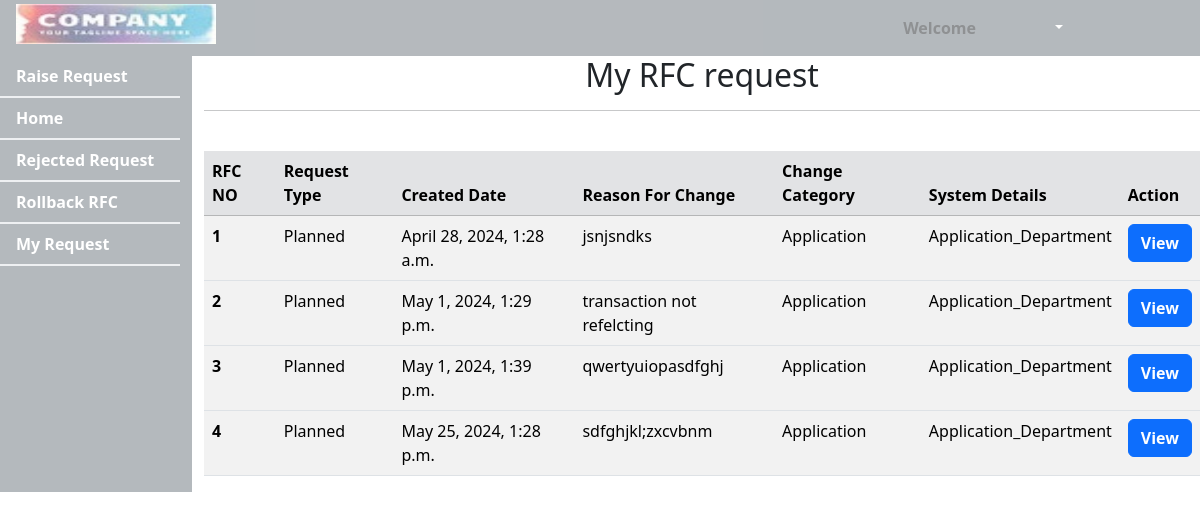
Screenshot of /my_rfc/ with the database file from the repository.
### myapp/models.py (models this page shows)
class RFC_Register(models.Model):
    Rfc_Number = models.AutoField(primary_key=True)
    created_date = models.DateTimeField(auto_now_add= True)
    Reference_RFC_No = models.IntegerField(default=0)
    Department = models.ForeignKey(Department, on_delete = models.CASCADE)
    Request_Type = models.ForeignKey(Request_Type, on_delete = models.CASCADE)
    Environment = models.CharField(max_length=100)
    Planned_Date = models.DateField()
    Category = models.ForeignKey(Category, on_delete = models.CASCADE)
    Reason_for_change = models.CharField(max_length = 200)
    Description_of_change = models.CharField(max_length = 500)
    System_Details = models.ForeignKey(System_Details, on_delete = models.CASCADE)
    To_be_executed_by = models.ForeignKey(Executor_Name, on_delete = models.CASCADE)
    Change_Requested_by = models.CharField(max_length =100)
    Change_authorizer = models.ForeignKey(Authorizer_Name, on_delete = models.CASCADE)
    Change_level = models.CharField(max_length=100)
    Change_impact_assessment = models.CharField(max_length=200)
    Risk_Rating = models.CharField(max_length=100)
    Attachments = models.FileField(upload_to='Attachment')
    Change_rollback_procedures = models.CharField(max_length=200)
    Activity_Notes = models.CharField(max_length=200, null=True,blank=True)
    status = models.CharField(max_length=100, null=True,blank=True)
    Activity_Date = models.DateTimeField(null= True,blank=True)

class Request_Type(models.Model):
    id = models.AutoField(primary_key=True)
    request_name = models.CharField(max_length=100)
    def __str__(self):
        return self.request_name

class Category(models.Model):
    id = models.AutoField(primary_key=True)
    category_name = models.CharField(max_length=100)
    def __str__(self):
        return self.category_name

class System_Details(models.Model):
    id = models.AutoField(primary_key=True)
    name = models.CharField(max_length =200)
    def __str__(self):
        return self.name

### myapp/views.py (the view)
# urls.py: path('my_rfc/',views.My_Rfc, name='my_rfc'),
def My_Rfc(request):
    all_rfc = RFC_Register.objects.all()
    return render(request,'myapp/my_rfc.html',locals())

### myapp/templates/myapp/my_rfc.html (shortened to what this page needs)
{% extends 'myapp/base.html' %}
{% load static %}
{% block content %}
    <h2 class="text-center">My RFC request </h2> <hr> <br>
    <table class="table table-striped table-hover">
        <thead class="table-secondary">
            <tr>
              <th scope="col">RFC NO</th>
              <th scope="col">Request Type</th>
              <th scope="col">Created Date</th>
              <th scope="col">Reason For Change</th>
              <th scope="col">Change Category</th>
              <th scope="col">System Details</th>
              <th scope="col">Action</th>
            </tr>
        </thead>
        {% for rfc in all_rfc %}
        <tbody>
            <tr>
              <th scope="row">{{rfc.Rfc_Number}}</th>
              <td>{{rfc.Request_Type}}</td>
              <td>{{rfc.created_date}}</td>
              <td>{{rfc.Reason_for_change}}</td>
              <td>{{rfc.Category}}</td>
              <td>{{rfc.System_Details}}</td>
              <td><a href="{% url 'rfc_details' rfc.Rfc_Number %}" style="text-decoration: none;" class="text-white btn btn-primary fw-bold">View</a></td>
            </tr>
        </tbody>
        {% endfor %}
    </table>
{% endblock content %}

### myapp/templates/myapp/base.html (shortened to what this page needs)
<!DOCTYPE html>
{% load static %}
<html lang="en">
<head>
    <link rel="stylesheet" href="{% static 'css/fontawesome.css' %}">
    <link rel="stylesheet" href="{% static 'css/bootstrap.css' %}">
    <link rel="stylesheet" href="{% static 'css/mystyle.css' %}">
</head>
<body>
    <div class="row">
        <div class="bg-secondary opacity-50 row ">
                <div class="col-sm-1"> <img src="{% static 'images/logo.jpg' %}" class="my-1 mx-3" style="height: 40px; width: 200px;" alt="company_logo" srcset=""> </div>
                <div class="fw-bold col-sm-2 offset-7 text-end py-3">
                    Welcome {{request.user.first_name}} {{request.user.last_name}}
                </div>
                <div class="dropdown col-sm-1 text-end py-2">
                    <button class="btn btn-secondary dropdown-toggle" type="button" data-bs-toggle="dropdown" aria-expanded="false">
                    </button>
                  </div>
        </div>
        <div class="col-sm-2 bg-secondary opacity-50">
            <div class="vertical-nav" id="sidebar">
                <ul class="nav flex-column">
                    <li class="nav-item border-bottom border-2">
                        <a href="{% url 'raise_rfc' %}" class="nav-link text-white fw-bold">
                         Raise Request
                        </a>
                    </li>
                    <li class="nav-item border-bottom border-2">
                        <a href="{% url 'home' %}" class="nav-link text-white fw-bold">
                         Home
                        </a>
                    </li>
                    <li class="nav-item border-bottom border-2">
                        <a href="{% url 'rejected_rfc' %}" class="nav-link text-white fw-bold">
                         Rejected Request
                        </a>
                    </li>
                    <li class="nav-item border-bottom border-2">
                        <a href="{% url 'rollback_rfc' %}" class="nav-link text-white fw-bold">
                         Rollback RFC
                        </a>
                    </li>
                    <li class="nav-item border-bottom border-2">
                        <a href="{% url 'my_rfc' %}" class="nav-link text-white fw-bold">
                         My Request
                        </a>
                    </li>
                </ul>
            </div>
        </div>
        <div class="col-sm-10">
            {% block content %}{% endblock content %}
        </div>
    </div>
</body>
</html>

### rows the page displays
RFC_Register: Rfc_Number "1", Request_Type "Planned", created_date "April 28, 2024, 1:28 a.m.", Reason_for_change "jsnjsndks", Category "Application", System_Details "Application_Department"
RFC_Register: Rfc_Number "2", Request_Type "Planned", created_date "May 1, 2024, 1:29 p.m.", Reason_for_change "transaction not refelcting", Category "Application", System_Details "Application_Department"
RFC_Register: Rfc_Number "3", Request_Type "Planned", created_date "May 1, 2024, 1:39 p.m.", Reason_for_change "qwertyuiopasdfghj", Category "Application", System_Details "Application_Department"
RFC_Register: Rfc_Number "4", Request_Type "Planned", created_date "May 25, 2024, 1:28 p.m.", Reason_for_change "sdfghjkl;zxcvbnm", Category "Application", System_Details "Application_Department"
